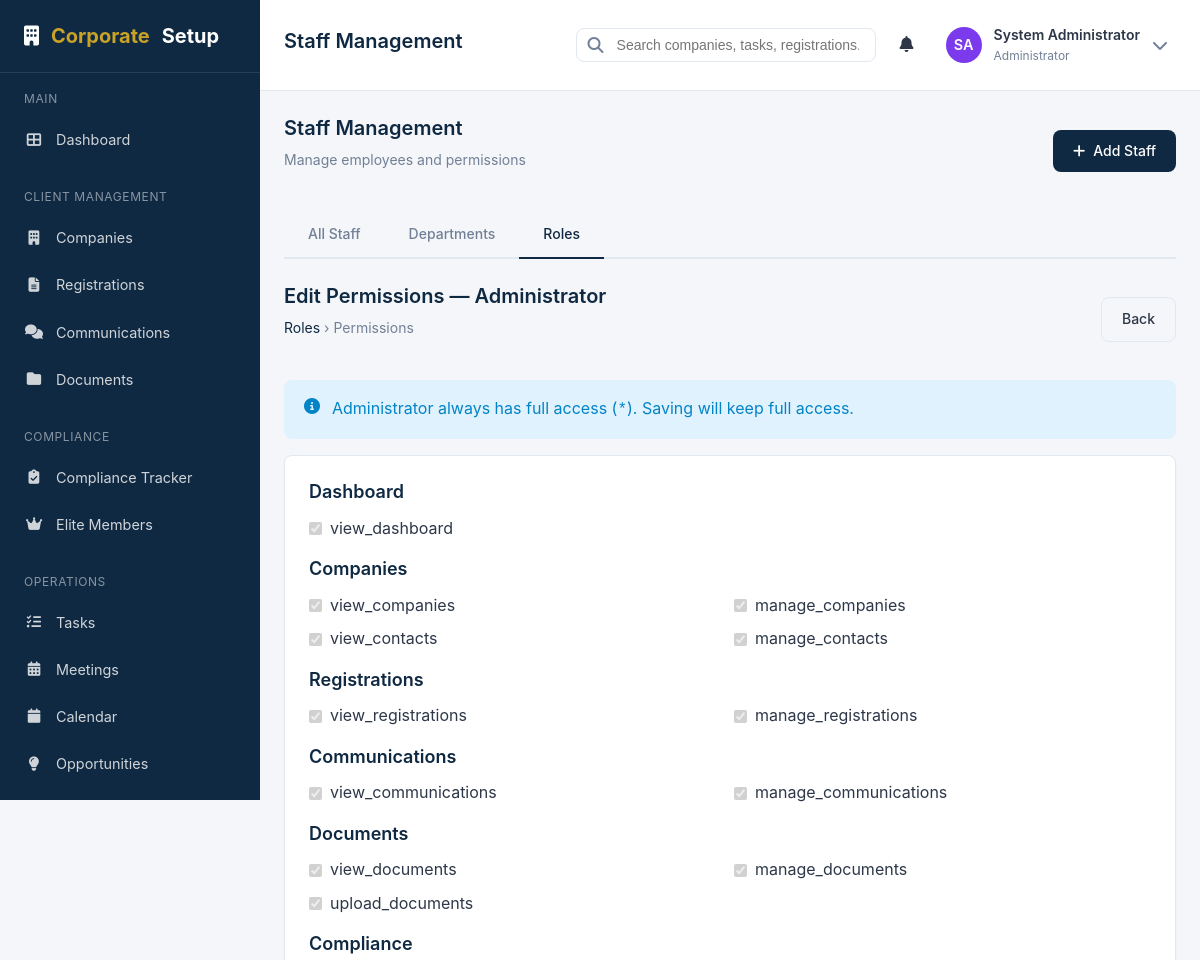
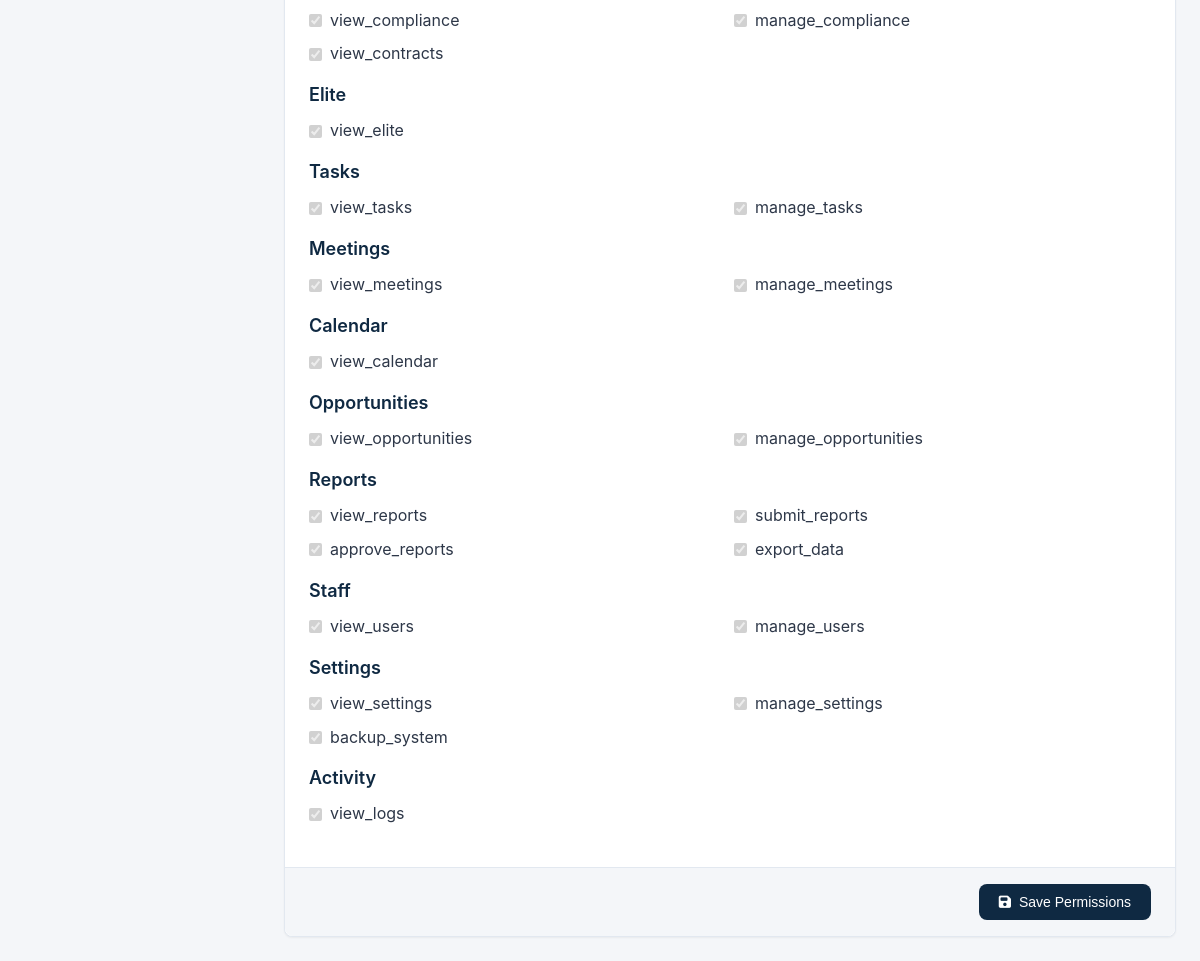
The page /staff.php?tab=roles&role_id=1 (signed in) on the database its author committed (2 pictures, top to bottom).
### tables this page shows
CREATE TABLE IF NOT EXISTS `users` (
    `id` INT AUTO_INCREMENT PRIMARY KEY,
    `employee_id` VARCHAR(20) UNIQUE,
    `name` VARCHAR(100) NOT NULL,
    `email` VARCHAR(100) NOT NULL UNIQUE,
    `password` VARCHAR(255) NOT NULL,
    `phone` VARCHAR(20),
    `avatar` VARCHAR(255),
    `role_id` INT NOT NULL,
    `department_id` INT,
    `position` VARCHAR(100),
    `status` ENUM('active', 'inactive', 'suspended') DEFAULT 'active',
    `login_attempts` INT DEFAULT 0,
    `locked_until` DATETIME NULL,
    `last_login` DATETIME,
    `email_verified` TINYINT(1) DEFAULT 0,
    `must_change_password` TINYINT(1) DEFAULT 0,
    `created_at` TIMESTAMP DEFAULT CURRENT_TIMESTAMP,
    `updated_at` TIMESTAMP DEFAULT CURRENT_TIMESTAMP ON UPDATE CURRENT_TIMESTAMP,
    FOREIGN KEY (`role_id`) REFERENCES `roles`(`id`) ON DELETE NO ACTION,
    FOREIGN KEY (`department_id`) REFERENCES `departments`(`id`) ON DELETE SET NULL
);

CREATE TABLE IF NOT EXISTS `roles` (
    `id` INT AUTO_INCREMENT PRIMARY KEY,
    `name` VARCHAR(50) NOT NULL UNIQUE,
    `display_name` VARCHAR(100) NOT NULL,
    `description` TEXT,
    `permissions` JSON,
    `is_system` TINYINT(1) DEFAULT 0,
    `created_at` TIMESTAMP DEFAULT CURRENT_TIMESTAMP,
    `updated_at` TIMESTAMP DEFAULT CURRENT_TIMESTAMP ON UPDATE CURRENT_TIMESTAMP
);

### views/layouts/app.php (the view, shortened to what the rows shown need)
<?php
$user = getCurrentUser();
?>
<!DOCTYPE html>
<html lang="en">
<head>
    <link rel="stylesheet" href="assets/css/style.css">
    <link rel="stylesheet" href="https://cdnjs.cloudflare.com/ajax/libs/font-awesome/6.4.0/css/all.min.css">
</head>
<body>
    <div class="app-wrapper">
        <main class="main-content">
            <header class="header">
                <div class="header-left">
                    <?= $pageTitle ? '<h1 class="page-title">' . sanitize($pageTitle) . '</h1>' : '' ?>
                </div>
                <div class="header-right">
                    <div class="dropdown">
                        <div class="user-menu" id="userMenuTrigger">
                            <?= generateAvatar($user['name'], 36) ?>
                            <div class="user-info">
                                <div class="user-name"><?= sanitize($user['name']) ?></div>
                                <div class="user-role"><?= sanitize($user['role']) ?></div>
                            </div>
                            <i class="fas fa-chevron-down" style="color: var(--dark-grey);"></i>
                        </div>
                    </div>
                </div>
            </header>
            <div class="page-content">
                <?= $content ?? '' ?>
            </div>
        </main>
    </div>
</body>
</html>

### views/staff/index.php (shortened to what the rows shown need)
<?php $canManageUsers = checkPermission('manage_users'); ?>
<?php if ($action === 'add' || ($action === 'edit' && $staffMember)): ?>
    <div class="page-header">
        <div>
            <h1 class="page-title"><?= $action === 'add' ? 'Add Staff' : 'Edit Staff' ?></h1>
            <p class="page-subtitle"><a href="staff.php?tab=list">Staff Management</a> &rsaquo; <?= $action === 'add' ? 'New Staff' : sanitize($staffMember['name'] ?? '') ?></p>
        </div>
        <div class="btn-group">
            <a href="staff.php<?= $action === 'edit' && !empty($staffMember['id']) ? '?action=view&id=' . intval($staffMember['id']) : '?tab=list' ?>" class="btn btn-outline">Cancel</a>
            <button type="submit" form="staffForm" class="btn btn-primary"><i class="fas fa-save"></i> Save Staff</button>
        </div>
    </div>
    <form id="staffForm" method="POST">
        <?= csrf_field() ?>
        <input type="hidden" name="action" value="save">
        <?php if (!empty($staffMember['id'])): ?>
            <input type="hidden" name="id" value="<?= intval($staffMember['id']) ?>">
        <?php endif; ?>
        <div class="grid grid-2 gap-4">
            <div class="card">
                <div class="card-header"><h3 class="card-title">User Details</h3></div>
                <div class="card-body">
                    <div class="form-group">
                        <label class="form-label" for="employee_id">Employee ID</label>
                        <input type="text" id="employee_id" name="employee_id" class="form-control" value="<?= sanitize($staffMember['employee_id'] ?? '') ?>" placeholder="e.g. CSL-100">
                    </div>
                    <div class="form-group">
                        <label class="form-label required" for="name">Full Name</label>
                        <input type="text" id="name" name="name" class="form-control" value="<?= sanitize($staffMember['name'] ?? '') ?>" required>
                    </div>
                    <div class="form-group">
                        <label class="form-label required" for="email">Email</label>
                        <input type="email" id="email" name="email" class="form-control" value="<?= sanitize($staffMember['email'] ?? '') ?>" required>
                    </div>
                    <div class="form-group">
                        <label class="form-label" for="phone">Phone</label>
                        <input type="text" id="phone" name="phone" class="form-control" value="<?= sanitize($staffMember['phone'] ?? '') ?>">
                    </div>
                    <div class="form-group">
                        <label class="form-label" for="position">Position</label>
                        <input type="text" id="position" name="position" class="form-control" value="<?= sanitize($staffMember['position'] ?? '') ?>">
                    </div>
                </div>
            </div>
            <div class="card">
                <div class="card-header"><h3 class="card-title">Access Settings</h3></div>
                <div class="card-body">
                    <div class="form-group">
                        <label class="form-label required" for="role_id">Role</label>
                        <select id="role_id" name="role_id" class="form-control" required>
                            <option value="">Select Role</option>
                            <?php foreach ($roles as $r): ?>
                                <option value="<?= $r['id'] ?>" <?= ($staffMember['role_id'] ?? 0) == $r['id'] ? 'selected' : '' ?>><?= sanitize($r['display_name']) ?></option>
                            <?php endforeach; ?>
                        </select>
                    </div>
                    <div class="form-group">
                        <label class="form-label" for="department_id">Department</label>
                        <select id="department_id" name="department_id" class="form-control">
                            <option value="">Select Department</option>
                            <?php foreach ($departments as $d): ?>
                                <option value="<?= $d['id'] ?>" <?= ($staffMember['department_id'] ?? 0) == $d['id'] ? 'selected' : '' ?>><?= sanitize($d['name']) ?></option>
                            <?php endforeach; ?>
                        </select>
                    </div>
                    <div class="form-group">
                        <label class="form-label <?= $action === 'add' ? 'required' : '' ?>" for="password"><?= $action === 'add' ? 'Temporary Password' : 'New Password (optional)' ?></label>
                        <input type="password" id="password" name="password" class="form-control" minlength="8" <?= $action === 'add' ? 'required' : '' ?>>
                        <small class="text-muted">Minimum 8 characters<?= $action === 'edit' ? '. Leave blank to keep current password.' : '' ?></small>
                    </div>
                    <div class="form-group">
                        <label class="form-label" for="status">Status</label>
                        <select id="status" name="status" class="form-control">
                            <option value="active" <?= ($staffMember['status'] ?? 'active') === 'active' ? 'selected' : '' ?>>Active</option>
                            <option value="inactive" <?= ($staffMember['status'] ?? '') === 'inactive' ? 'selected' : '' ?>>Inactive</option>
                            <option value="suspended" <?= ($staffMember['status'] ?? '') === 'suspended' ? 'selected' : '' ?>>Suspended</option>
                        </select>
                    </div>
                    <div class="form-group">
                        <label class="form-check">
                            <input type="checkbox" name="must_change_password" <?= ($staffMember['must_change_password'] ?? 1) ? 'checked' : '' ?>>
                            <span>Require password change on first login</span>
                        </label>
                    </div>
                </div>
            </div>
        </div>
    </form>
<?php else: ?>
<div class="page-header">
    <div>
        <h1 class="page-title">Staff Management</h1>
    </div>
</div>
<?php if ($tab === 'list'): ?>
    <div class="card">
        <div class="card-body p-0">
            <div class="table-container">
                <table class="table">
                    <thead>
                        <tr>
                            <th>Employee</th>
                            <th>Email</th>
                            <th>Role</th>
                            <th>Department</th>
                            <th>Status</th>
                            <th>Last Login</th>
                            <th></th>
                        </tr>
                    </thead>
                    <tbody>
                        <?php foreach ($staff as $s): ?>
                            <tr>
                                <td>
                                    <div class="flex items-center gap-2">
                                        <?= generateAvatar($s['name'], 36) ?>
                                        <div>
                                            <strong><?= sanitize($s['name']) ?></strong>
                                            <br><small class="text-muted"><?= sanitize($s['employee_id']) ?></small>
                                        </div>
                                    </div>
                                </td>
                                <td><?= sanitize($s['email']) ?></td>
                                <td><?= sanitize($s['role_name']) ?></td>
                                <td><?= sanitize($s['department_name']) ?: '-' ?></td>
                                <td><?= getStatusBadge($s['status']) ?></td>
                                <td><?= $s['last_login'] ? timeAgo($s['last_login']) : 'Never' ?></td>
                                <td>
                                    <div class="table-actions">
                                        <a href="staff.php?action=view&id=<?= $s['id'] ?>" class="btn btn-sm btn-outline"><i class="fas fa-eye"></i></a>
                                        <?php if ($canManageUsers): ?>
                                            <a href="staff.php?action=edit&id=<?= $s['id'] ?>" class="btn btn-sm btn-outline"><i class="fas fa-edit"></i></a>
                                            <button type="button" data-delete-staff-id="<?= $s['id'] ?>" class="btn btn-sm btn-danger" title="Deactivate"><i class="fas fa-user-slash"></i></button>
                                        <?php endif; ?>
                                    </div>
                                </td>
                            </tr>
                        <?php endforeach; ?>
                    </tbody>
                </table>
            </div>
        </div>
    </div>
<?php elseif ($tab === 'roles'): ?>
    <?php if ($editRole && checkPermission('manage_users')): ?>
        <div class="page-header" style="margin-top: 0;">
            <div>
                <h2 class="page-title" style="font-size: 1.25rem;">Edit Permissions — <?= sanitize($editRole['display_name']) ?></h2>
                <p class="page-subtitle"><a href="staff.php?tab=roles">Roles</a> &rsaquo; Permissions</p>
            </div>
            <div class="btn-group">
                <a href="staff.php?tab=roles" class="btn btn-outline">Back</a>
            </div>
        </div>
        <form id="rolePermissionsForm" method="POST" action="staff.php">
            <?php if ($editRole['name'] === 'Administrator'): ?>
                <div class="alert alert-info mb-4">
                    <i class="fas fa-info-circle"></i>
                    <div class="alert-content">Administrator always has full access (<code>*</code>). Saving will keep full access.</div>
                </div>
            <?php endif; ?>
            <div class="card">
                <div class="card-body">
                    <?php foreach ($availablePermissions as $group => $slugs): ?>
                        <div class="mb-4">
                            <h4 style="margin-bottom: 0.75rem;"><?= sanitize($group) ?></h4>
                            <div class="grid grid-2 gap-2">
                                <?php foreach ($slugs as $slug): ?>
                                    <label class="flex items-center gap-2" style="font-weight: normal;">
                                        <input type="checkbox"
                                               name="permissions[]"
                                               value="<?= sanitize($slug) ?>"
                                               <?= in_array($slug, $editRolePerms, true) || in_array('*', $editRolePerms, true) ? 'checked' : '' ?>
                                               <?= $editRole['name'] === 'Administrator' ? 'disabled' : '' ?>>
                                        <span><?= sanitize($slug) ?></span>
                                    </label>
                                <?php endforeach; ?>
                            </div>
                        </div>
                    <?php endforeach; ?>
                </div>
                <div class="card-footer flex justify-end">
                    <button type="submit" class="btn btn-primary"><i class="fas fa-save"></i> Save Permissions</button>
                </div>
            </div>
        </form>
    <?php endif; ?>
<?php endif; ?>
<?php endif; ?>

### helpers/formatters.php (shortened to what the rows shown need)
<?php
function getInitials($name) {
    $words = explode(' ', trim($name));
    $initials = '';
    foreach ($words as $word) {
        if (!empty($word)) {
            $initials .= strtoupper(substr($word, 0, 1));
        }
        if (strlen($initials) >= 2) break;
    }
    return $initials ?: 'NA';
}
function getAvatarColor($name) {
    $colors = [
        '#2563eb', '#059669', '#d97706', '#dc2626',
        '#7c3aed', '#0891b2', '#c2410c', '#be185d'
    ];
    $hash = 0;
    for ($i = 0; $i < strlen($name); $i++) {
        $hash = ord($name[$i]) + (($hash << 5) - $hash);
    }
    return $colors[abs($hash) % count($colors)];
}
function generateAvatar($name, $size = 40) {
    $initials = getInitials($name);
    $color = getAvatarColor($name);
    return '<div class="avatar" style="width:' . $size . 'px;height:' . $size . 'px;background-color:' . $color . ';font-size:' . ($size * 0.4) . 'px;">' . $initials . '</div>';
}

### rows shown on the page
users: name "SA", name "System Administrator"
roles: display_name "Administrator", name "☑"

### other values the page prints
$pageTitle "Staff Management"
$group "Dashboard"
$slug "view_dashboard"
$group "Companies"
$slug "view_companies"
$slug "manage_companies"
$slug "view_contacts"
$slug "manage_contacts"
$group "Registrations"
$slug "view_registrations"
$slug "manage_registrations"
$group "Communications"
$slug "view_communications"
$slug "manage_communications"
$group "Documents"
